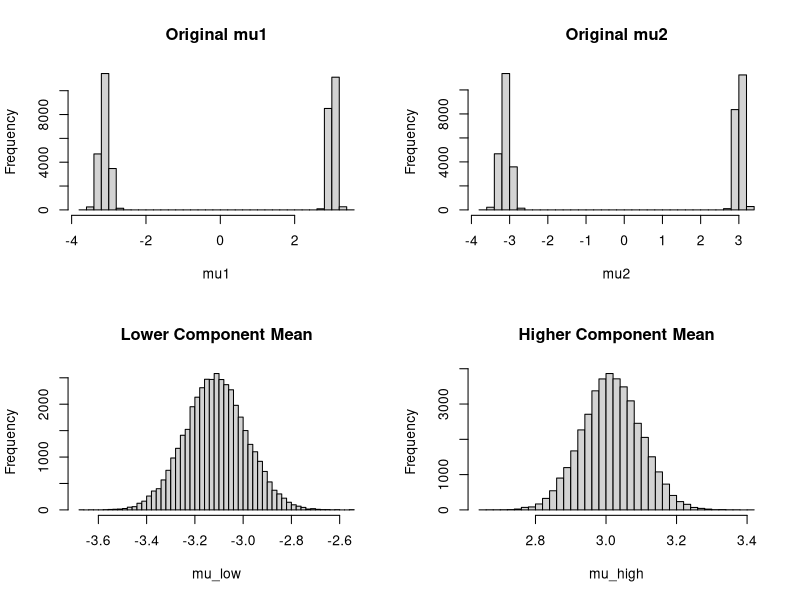
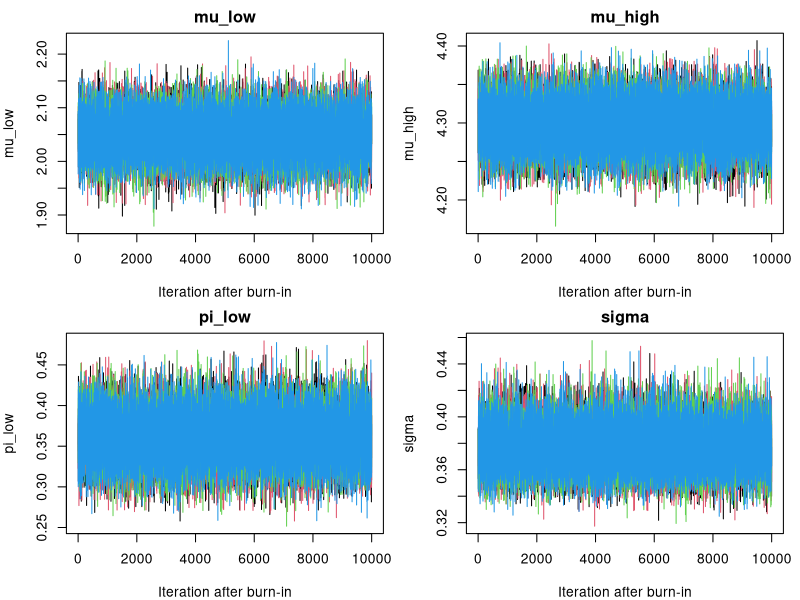
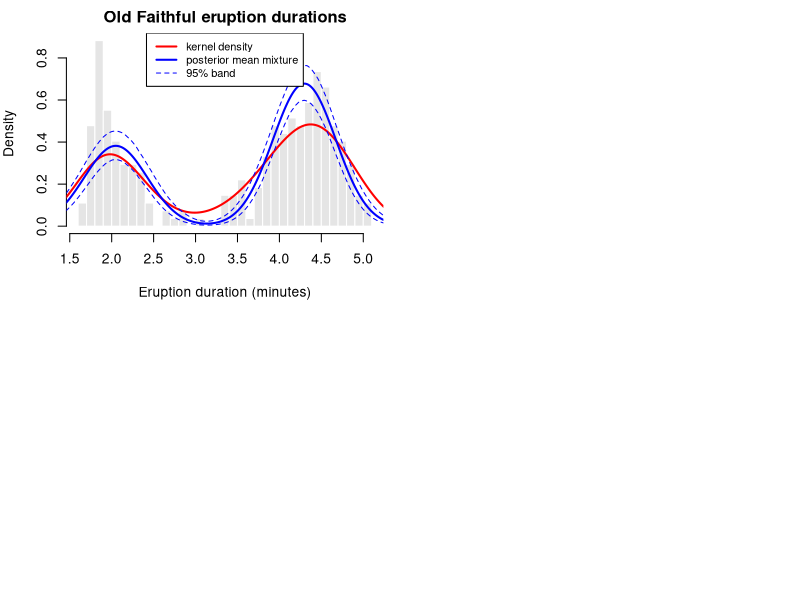
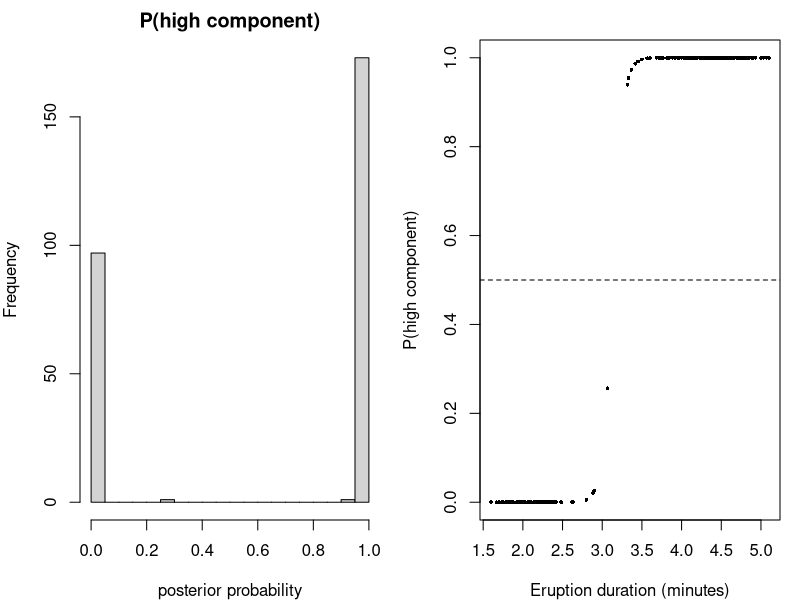
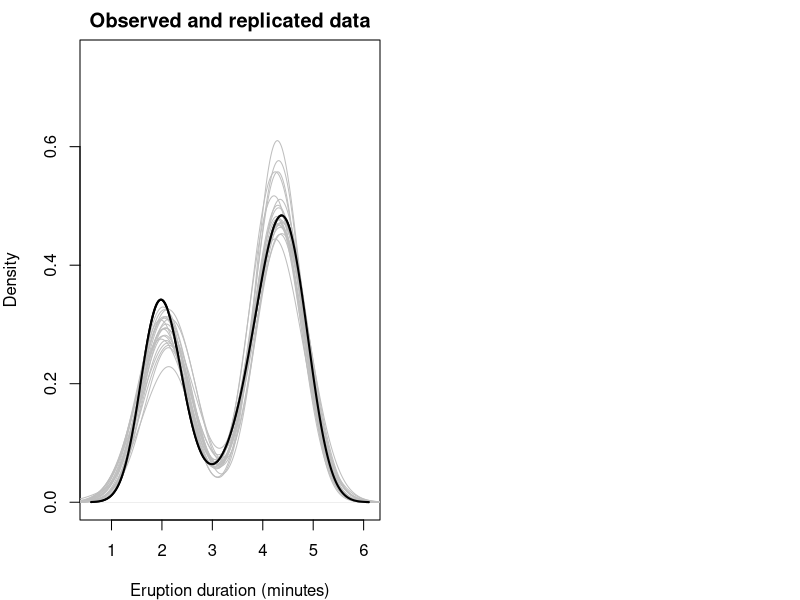
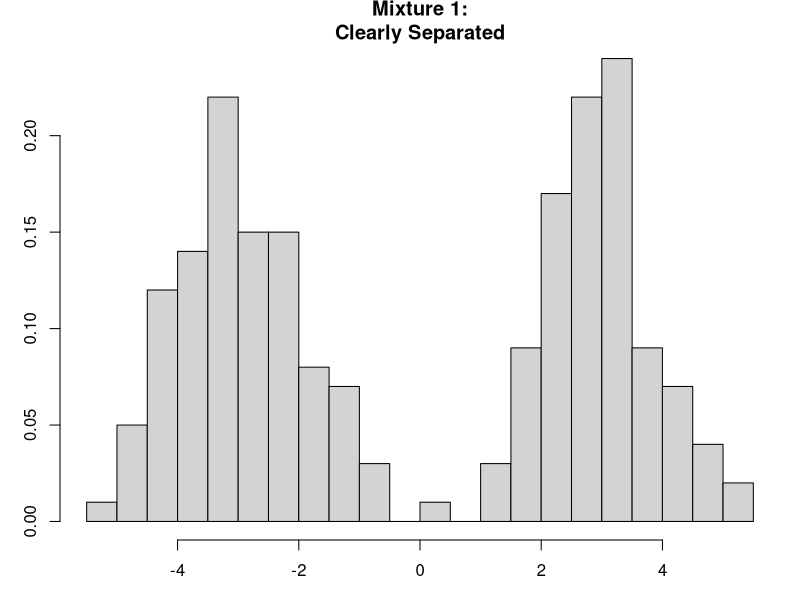
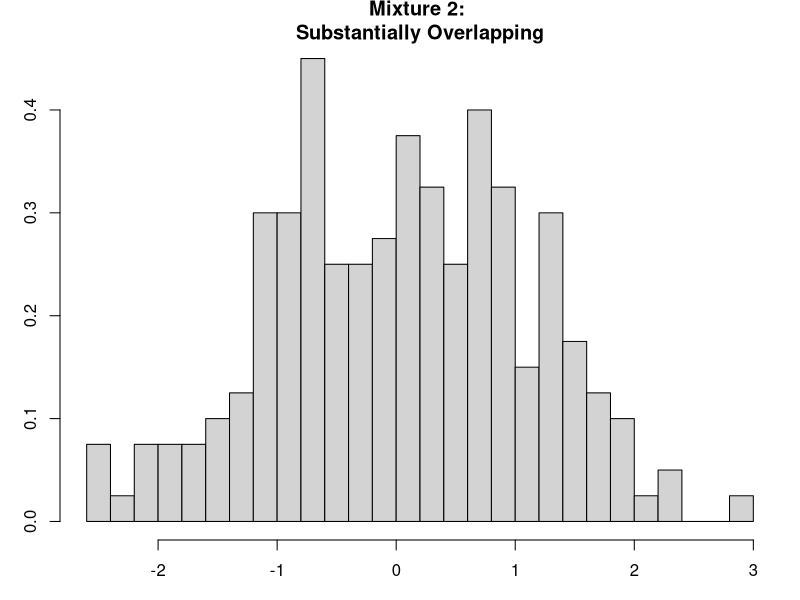
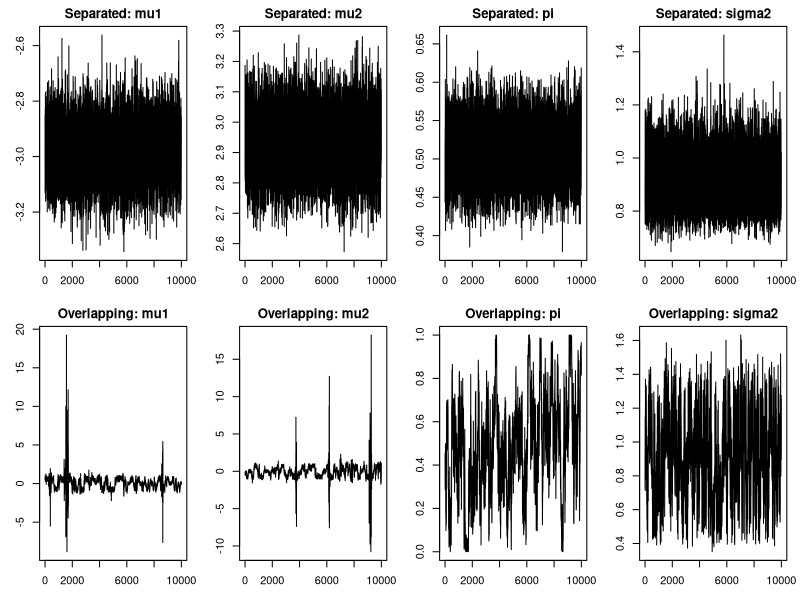

R code for these plots, in order:
## ---- chunk 1
knitr::opts_chunk$set(echo = TRUE)
## ---- chunk 2
#Gibbs sampler


gibbs_sampler <- function(y, n_iter = 12000,
                          m0 = 0, s0 = 5,
                          a = 1, b = 1,
                          alpha0 = 2, beta0 = 1,
                          mu1_init = -1,
                          mu2_init = 1,
                          pi_init = 0.5,
                          sigma2_init = 1) {

  n <- length(y)

  # Store posterior draws
  mu1 <- numeric(n_iter)
  mu2 <- numeric(n_iter)
  pi <- numeric(n_iter)
  sigma2 <- numeric(n_iter)

  # Store latent allocations
  Z <- matrix(NA_integer_, nrow = n_iter, ncol = n)

  # Initial parameter values
  mu1[1] <- mu1_init
  mu2[1] <- mu2_init
  pi[1] <- pi_init
  sigma2[1] <- sigma2_init

  # Initial allocations
  Z[1, ] <- ifelse(y < (mu1_init + mu2_init)/2, 1L, 2L) 

  for (t in 2:n_iter) {
    
    ##########################################
    # (a): Update Z_i
    ##########################################

    #Calculate the log density for component 1
    log_f1 <- dnorm(
      y, mean = mu1[t-1],
      sd = sqrt(sigma2[t-1]),
      log = TRUE
    )

    ##Calculate the log density for component 2
    log_f2 <- dnorm(
      y, mean = mu2[t-1],
      sd = sqrt(sigma2[t-1]),
      log = TRUE
    )

    # Conditional probability of component 1 (P(Z=1|y))
    w <- plogis(
      log(pi[t-1]) + log_f1 -
      log1p(-pi[t-1]) - log_f2
    )

    Z[t, ] <- ifelse(runif(n) < w, 1L, 2L) #if P(Z|y)<pi, assigned to 1L, otherwise assigned to 2L

    z <- Z[t, ]

    n1 <- sum(z == 1)
    n2 <- sum(z == 2)

    ##########################################
    # (b1): Update mu1
    ##########################################

    v1 <- 1 / (n1 / sigma2[t-1] + 1 / s0^2) #conditional variance
    m1 <- v1 * ((sum(y[z == 1]) / sigma2[t-1]) + (m0 / s0^2)) #conditional mean
    
    mu1[t] <- rnorm(1, mean = m1, sd = sqrt(v1)) #Generate a new value for \(\mu_1\)

    ##########################################
    # (b2): Update mu2
    ##########################################

    v2 <- 1 / (n2 / sigma2[t-1] + 1 / s0^2) #conditional variance
    m2 <- v2 * ((sum(y[z == 2]) / sigma2[t-1]) +(m0 / s0^2)) #conditional mean

    mu2[t] <- rnorm(1, mean = m2, sd = sqrt(v2)) #Generate a new value for \(\mu_2\)

    ##########################################
    # (c): Update pi
    ##########################################

    pi[t] <- rbeta(1, shape1 = a + n1, shape2 = b + n2)

    ##########################################
    # Step 5: Update sigma2
    ##########################################

    mu_z <- ifelse(z == 1, mu1[t], mu2[t]) #assign mean corresponding to each observation
    alpha_n <- alpha0 + n / 2
    beta_n <- beta0 + 0.5 * sum((y - mu_z)^2)

    # Inverse-Gamma random variable
    sigma2[t] <- 1 / rgamma(1, shape = alpha_n, rate = beta_n)
  }

  return(list(draws = data.frame(mu1, mu2, pi, sigma2), Z = Z))
}

## ---- chunk 3

simulate_mixture <- function(n, mu1, mu2, sigma2, pi) {

  # Generate component allocations
  z <- ifelse(runif(n) < pi, 1L, 2L)

  # Generate observations from their components
  y <- rnorm(n, mean = ifelse(z == 1, mu1, mu2), sd = sqrt(sigma2)  )

  return(list(y = y, z = z))
}


set.seed(123)

# Mixture 1: Clearly separated
data_sep <- simulate_mixture(
  n = 200,
  mu1 = -3,
  mu2 = 3,
  sigma2 = 1,
  pi = 0.5
)

# Mixture 2: Overlapping
data_overlap <- simulate_mixture(
  n = 200,
  mu1 = -0.5,
  mu2 = 0.5,
  sigma2 = 1,
  pi = 0.5
)


pdf("Clearly_Separated.pdf", width = 8, height = 6)

par(mar = c(3, 3, 2, 1))

hist(data_sep$y,
     breaks = 25,
     main = "Mixture 1:\nClearly Separated",
     xlab = "Y",
     probability = TRUE)

dev.off()

pdf("Substantially_Overlapping.pdf", width = 8, height = 6)

par(mar = c(3, 3, 2, 1))

hist(data_overlap$y,
     breaks = 25,
     main = "Mixture 2: \nSubstantially Overlapping",
     xlab = "Y",
     probability = TRUE)

dev.off()


## ---- chunk 4
# Initial values for the eight chains
initial_values <- list(
  c(-0.5, 0.5),
  c(0.5, -0.5),
  c(-3, 3),
  c(3, -3)
)

run_chains <- function(y, n_iter = 12000) {

  chains <- vector("list", 4)

  for (j in 1:4) {

    chains[[j]] <- gibbs_sampler(
      y = y,
      n_iter = n_iter,
      m0 = 0,
      s0 = 5,
      a = 1,
      b = 1,
      alpha0 = 2,
      beta0 = 1,
      mu1_init = initial_values[[j]][1],
      mu2_init = initial_values[[j]][2],
      pi_init = 0.5,
      sigma2_init = 1
    )
  }

  return(chains)
}

#run both simulations
set.seed(111)
chains_sep <- run_chains(data_sep$y)

set.seed(222)
chains_overlap <- run_chains(data_overlap$y)

#Remove burn in
burnin <- 2000

keep_sep <- lapply(chains_sep, function(x) {x$draws[-(1:burnin), ]})
keep_overlap <- lapply(chains_overlap, function(x) {x$draws[-(1:burnin), ]})

## ---- chunk 5
pdf("MCMC.pdf", width = 8, height = 6)

par(mfrow = c(2, 4), mar = c(3, 3, 2, 1))

# Clearly separated
for (parameter in c("mu1", "mu2", "pi", "sigma2")) {
  plot(
    keep_sep[[1]][[parameter]],
    type = "l",
    main = paste("Separated:", parameter),
    xlab = "Iteration",
    ylab = parameter
  )
}

# Overlapping
for (parameter in c("mu1", "mu2", "pi", "sigma2")) {
  plot(
    keep_overlap[[1]][[parameter]],
    type = "l",
    main = paste("Overlapping:", parameter),
    xlab = "Iteration",
    ylab = parameter
  )
}

dev.off()

## ---- chunk 6
plot_chains <- function(chains, parameter, title) {

  values <- lapply(chains, function(x) x[[parameter]])
  
  old_par <- par(no.readonly = TRUE)
  par(mar = c(3, 3, 2, 7), xpd = NA)

  plot(values[[1]], type = "l",
       ylim = range(unlist(values)),
       col = 1,
       main = title,
       xlab = "Iteration",
       ylab = parameter)

  for (j in 2:length(values)) {
    lines(values[[j]], col = j)
  }
  
  par(xpd = TRUE)

  legend(
    x = par("usr")[2],
    y = par("usr")[4],
    legend = paste("Chain", 1:length(values)),
    col = seq_along(values),
    lty = 1,
    cex = 0.8,
    bty = "o",
    xjust = 0,
    yjust = 1
  )

  par(old_par)

}

## ---- chunk 7

pdf("MCMC_mu1.pdf", width = 8, height = 6)

plot_chains(
  keep_sep,
  parameter = "mu1",
  title = "Separated: mu1"
)

plot_chains(
  keep_overlap,
  parameter = "mu1",
  title = "Overlapping: mu1"
)

dev.off()

## ---- chunk 8

pdf("MCMC_mu2.pdf", width = 8, height = 6)


plot_chains(
  keep_sep,
  parameter = "mu2",
  title = "Separated: mu2"
)

plot_chains(
  keep_overlap,
  parameter = "mu2",
  title = "Overlapping: mu2"
)

dev.off()

## ---- chunk 9

pdf("MCMC_pi.pdf", width = 8, height = 6)

plot_chains(
  keep_sep,
  parameter = "pi",
  title = "Separated: pi"
)

plot_chains(
  keep_overlap,
  parameter = "pi",
  title = "Overlapping: pi"
)

dev.off()


## ---- chunk 10

pdf("MCMC_sigma2.pdf", width = 8, height = 6)

plot_chains(
  keep_sep,
  parameter = "sigma2",
  title = "Separated: sigma2"
)

plot_chains(
  keep_overlap,
  parameter = "sigma2",
  title = "Overlapping: sigma2"
)

dev.off()


## ---- chunk 11

# Order component labels
order_labels <- function(d) {

  data.frame(
    mu1 = pmin(d$mu1, d$mu2),
    mu2 = pmax(d$mu1, d$mu2),

    pi = ifelse(d$mu1 <= d$mu2,
                d$pi, 1 - d$pi),

    sigma2 = d$sigma2
  )
}

# Apply ordering to both datasets
sep_ordered <- lapply(keep_sep, order_labels)
overlap_ordered <- lapply(keep_overlap, order_labels)


## ---- chunk 12

#R hat


#Rhat function
rhat <- function(chains) {

  # Rows = iterations, columns = chains
  M <- nrow(chains)
  K <- ncol(chains)

  chain_means <- colMeans(chains)

  W <- mean(apply(chains, 2, var))
  B <- M * var(chain_means)

  V_hat <- ((M - 1) / M) * W + B / M

  sqrt(V_hat / W)
}

# Calculate Rhat values for the clearly separated mixture
rhat_sep <- c(
  mu1 = rhat(sapply(sep_ordered, function(d) d$mu1)),
  mu2 = rhat(sapply(sep_ordered, function(d) d$mu2)),
  pi = rhat(sapply(sep_ordered, function(d) d$pi)),
  sigma2 = rhat(sapply(sep_ordered, function(d) d$sigma2))
)

# Calculate Rhat values for the overlapping mixture
rhat_overlap <- c(
  mu1 = rhat(sapply(overlap_ordered, function(d) d$mu1)),
  mu2 = rhat(sapply(overlap_ordered, function(d) d$mu2)),
  pi = rhat(sapply(overlap_ordered, function(d) d$pi)),
  sigma2 = rhat(sapply(overlap_ordered, function(d) d$sigma2))
)

# Create a comparison table
rhat_table <- data.frame(
  Parameter = c("mu1", "mu2", "pi", "sigma2"),
  Clearly_Separated = round(rhat_sep, 6),
  Overlapping = round(rhat_overlap, 6),
  row.names = NULL
)

print(rhat_table)





## ---- chunk 13

#Autocorrelation

pdf("Autocorrelation.pdf", width = 8, height = 6)

# Autocorrelation - Clearly separated mixture
par(mfrow = c(2, 2), mar = c(3, 3, 2, 1))

acf(sep_ordered[[1]]$mu1, main = "Separated: mu1")
acf(sep_ordered[[1]]$mu2, main = "Separated: mu2")
acf(sep_ordered[[1]]$pi, main = "Separated: pi")
acf(sep_ordered[[1]]$sigma2, main = "Separated: sigma2")



# Autocorrelation - Overlapping mixture
par(mfrow = c(2, 2), mar = c(3, 3, 2, 1))

acf(overlap_ordered[[1]]$mu1, main = "Overlapping: mu1")
acf(overlap_ordered[[1]]$mu2, main = "Overlapping: mu2")
acf(overlap_ordered[[1]]$pi, main = "Overlapping: pi")
acf(overlap_ordered[[1]]$sigma2, main = "Overlapping: sigma2")


dev.off()


## ---- chunk 14

#Effective sample size



ess <- function(x) {

  # Calculate autocorrelation
  rho <- as.numeric(
    acf(x, plot = FALSE, lag.max = 1000)$acf
  )[-1]

  # Use positive adjacent pairs of autocorrelations
  pair_sum <- 0

  for (k in 1:floor(length(rho) / 2)) {

    pair <- rho[2*k - 1] + rho[2*k]

    if (pair <= 0) break

    pair_sum <- pair_sum + pair
  }

  # Effective sample size
  tau <- 1 + 2 * pair_sum

  length(x) / tau
}



# Clearly separated mixture
ess_sep <- c(
  mu1 = mean(sapply(sep_ordered, function(d) ess(d$mu1))),
  mu2 = mean(sapply(sep_ordered, function(d) ess(d$mu2))),
  pi = mean(sapply(sep_ordered, function(d) ess(d$pi))),
  sigma2 = mean(sapply(sep_ordered, function(d) ess(d$sigma2)))
)

# Overlapping mixture
ess_overlap <- c(
  mu1 = mean(sapply(overlap_ordered, function(d) ess(d$mu1))),
  mu2 = mean(sapply(overlap_ordered, function(d) ess(d$mu2))),
  pi = mean(sapply(overlap_ordered, function(d) ess(d$pi))),
  sigma2 = mean(sapply(overlap_ordered, function(d) ess(d$sigma2)))
)

# Comparison table
ess_table <- data.frame(
  Parameter = c("mu1", "mu2", "pi", "sigma2"),
  Clearly_Separated = round(ess_sep, 2),
  Overlapping = round(ess_overlap, 2),
  row.names = NULL
)

print(ess_table)



## ---- chunk 15

#Monte Carlo standard error


# Calculate MCSE

mcse <- function(x) {

  sd(x) / sqrt(ess(x))
}



# Clearly separated mixture
mcse_sep <- c(
  mu1 = mean(sapply(sep_ordered, function(d) mcse(d$mu1))),
  mu2 = mean(sapply(sep_ordered, function(d) mcse(d$mu2))),
  pi = mean(sapply(sep_ordered, function(d) mcse(d$pi))),
  sigma2 = mean(sapply(sep_ordered, function(d) mcse(d$sigma2)))
)

# Overlapping mixture
mcse_overlap <- c(
  mu1 = mean(sapply(overlap_ordered, function(d) mcse(d$mu1))),
  mu2 = mean(sapply(overlap_ordered, function(d) mcse(d$mu2))),
  pi = mean(sapply(overlap_ordered, function(d) mcse(d$pi))),
  sigma2 = mean(sapply(overlap_ordered, function(d) mcse(d$sigma2)))
)

# Comparison table
mcse_table <- data.frame(
  Parameter = c("mu1", "mu2", "pi", "sigma2"),
  Clearly_Separated = round(mcse_sep, 6),
  Overlapping = round(mcse_overlap, 6),
  row.names = NULL
)

print(mcse_table)





## ---- chunk 16
data_sep_c <- simulate_mixture(
  n = 200,
  mu1 = -3,
  mu2 = 3,
  sigma2 = 1,
  pi = 0.3
)
#change the pi to 0.3, so that it make it easier to identify the  label switching

set.seed(111)
chains_sep_c <- run_chains(data_sep_c$y)

keep_sep_c <- lapply(chains_sep_c, function(x) {x$draws[-(1:burnin), ]})

## ---- chunk 17

#Label switching for means

draws <- chains_sep_c[[1]]$draws

burnin <- 2000
draws <- draws[-(1:burnin), ]

pdf("lable_mu.pdf", width = 8, height = 6)

par(mfrow = c(1, 2), mar = c(3, 3, 2, 1))

for (j in 1:2) {

  d <- chains_sep_c[[j]]$draws
  d <- d[-(1:burnin), ]

  plot(d$mu1,
       type = "l",
       col = "blue",
       ylim = range(d$mu1, d$mu2),
       main = paste("Chain", j),
       xlab = "Iteration",
       ylab = "Mean")

  lines(d$mu2, col = "red")
  
  
}

dev.off()


#Label switching for pi

pdf("lable_pi.pdf", width = 8, height = 6)

par(mfrow = c(1, 2), mar = c(3, 3, 2, 1))

for (j in 1:2) {

  d <- chains_sep_c[[j]]$draws
  d <- d[-(1:burnin), ]

  plot(
    d$pi,
    type = "l",
    col = "blue",
    ylim = c(0, 1),
    main = paste("Chain", j, ": pi"),
    xlab = "Iteration",
    ylab = "pi"
  )

  abline(h = 0.5, col = "red", lty = 2)
}

dev.off()

## ---- chunk 18


all_draws <- do.call(
  rbind,
  lapply(chains_sep_c, function(x) {
    x$draws[-(1:burnin), ]
  })
)


# Post-process posterior samples
ordered_draws <- data.frame(

  mu_low = pmin(all_draws$mu1, all_draws$mu2),
  mu_high = pmax(all_draws$mu1, all_draws$mu2),

  pi_low = ifelse(
    all_draws$mu1 < all_draws$mu2,
    all_draws$pi,
    1 - all_draws$pi
  ),

  sigma2 = all_draws$sigma2
)

#plot

par(mfrow = c(2, 2))

hist(
  all_draws$mu1,
  breaks = 50,
  main = "Original mu1",
  xlab = "mu1"
)

hist(
  all_draws$mu2,
  breaks = 50,
  main = "Original mu2",
  xlab = "mu2"
)

hist(
  ordered_draws$mu_low,
  breaks = 50,
  main = "Lower Component Mean",
  xlab = "mu_low"
)

hist(
  ordered_draws$mu_high,
  breaks = 50,
  main = "Higher Component Mean",
  xlab = "mu_high"
)

par(mfrow = c(1, 1))


#Posterior means

# Before post-processing
colMeans(all_draws)

# After post-processing
colMeans(ordered_draws)


## ---- chunk 19
data(faithful)
y <- faithful$eruptions
n <- length(y)

# Standardize; the original mean and sd are kept to transform results back
y_mean <- mean(y)
y_sd <- sd(y)
ys <- (y - y_mean) / y_sd

cat("n =", n)
cat("Mean and sd of eruptions (minutes):", round(c(y_mean, y_sd), 3))
## ---- chunk 20
m0 <- 0
s0 <- 5
a <- 1
b <- 1
alpha0 <- 2
beta0 <- 1
## ---- chunk 21
n_iter <- 12000
burnin <- 2000

inits <- data.frame(
  mu1 = c(-1, 1, -2, 2),
  mu2 = c(1, -1, 2, -2),
  pi = c(0.5, 0.3, 0.7, 0.5),
  sigma2 = c(1, 0.5, 2, 1)
)

set.seed(1)
chains <- lapply(1:4, function(j) {
  gibbs_sampler(ys, n_iter = n_iter, m0 = m0, s0 = s0, a = a, b = b,
                alpha0 = alpha0, beta0 = beta0,
                mu1_init = inits$mu1[j], mu2_init = inits$mu2[j],
                pi_init = inits$pi[j], sigma2_init = inits$sigma2[j])
})
## ---- chunk 22
raw_summary <- t(sapply(chains, function(ch) {
  d <- ch$draws[-(1:burnin), ]
  swap <- d$mu1 > d$mu2
  c(mu1 = mean(d$mu1), mu2 = mean(d$mu2), pi = mean(d$pi),
    share_mu1_above_mu2 = mean(swap),
    label_changes = sum(diff(swap) != 0))
}))
rownames(raw_summary) <- paste("chain", 1:4)
round(raw_summary, 3)
## ---- chunk 23
relabel <- function(ch, burnin) {
  d <- ch$draws[-(1:burnin), ]
  Z <- ch$Z[-(1:burnin), ]
  swap <- d$mu1 > d$mu2
  Z[swap, ] <- 3L - Z[swap, ]
  list(
    draws = data.frame(mu_low = pmin(d$mu1, d$mu2),
                       mu_high = pmax(d$mu1, d$mu2),
                       pi_low = ifelse(swap, 1 - d$pi, d$pi),
                       sigma2 = d$sigma2),
    # Posterior probability that observation i belongs to the high component
    p_high = colMeans(Z == 2)
  )
}

# Transform back to the original scale (minutes)
to_orig <- function(d) {
  data.frame(mu_low = d$mu_low * y_sd + y_mean,
             mu_high = d$mu_high * y_sd + y_mean,
             pi_low = d$pi_low,
             sigma = sqrt(d$sigma2) * y_sd)
}

rel <- lapply(chains, relabel, burnin = burnin)
ord <- lapply(rel, function(r) to_orig(r$draws))
pooled <- do.call(rbind, ord)
## ---- chunk 24
par(mfrow = c(2, 2), mar = c(4, 4, 2, 1))
for (p in c("mu_low", "mu_high", "pi_low", "sigma")) {
  vals <- sapply(ord, function(d) d[[p]])
  matplot(vals, type = "l", lty = 1, col = 1:4, main = p,
          xlab = "Iteration after burn-in", ylab = p)
}
## ---- chunk 25
rhat <- function(x) {
  # x: matrix with one column per chain
  m <- ncol(x)
  k <- nrow(x)
  W <- mean(apply(x, 2, var))
  B <- k * var(colMeans(x))
  sqrt(((k - 1) / k * W + B / k) / W)
}

ess <- function(x) {
  k <- length(x)
  rho <- acf(x, lag.max = 1000, plot = FALSE)$acf[-1]
  cut <- which(rho < 0)[1] - 1
  if (is.na(cut)) cut <- length(rho)
  k / (1 + 2 * sum(rho[seq_len(cut)]))
}

pars <- c("mu_low", "mu_high", "pi_low", "sigma")
summ <- t(sapply(pars, function(p) {
  x <- sapply(ord, function(d) d[[p]])
  c(mean = mean(x), sd = sd(x),
    q2.5 = unname(quantile(x, 0.025)), q97.5 = unname(quantile(x, 0.975)),
    Rhat = rhat(x), ESS = sum(apply(x, 2, ess)))
}))
summ_out <- round(summ, 3)
summ_out[, "ESS"] <- round(summ[, "ESS"])
knitr::kable(summ_out)
## ---- chunk 26
grid <- seq(1, 6, length.out = 300)
idx <- seq(1, nrow(pooled), by = 20)

dens <- sapply(idx, function(t) {
  pooled$pi_low[t] * dnorm(grid, pooled$mu_low[t], pooled$sigma[t]) +
    (1 - pooled$pi_low[t]) * dnorm(grid, pooled$mu_high[t], pooled$sigma[t])
})
dens_mean <- rowMeans(dens)
dens_lo <- apply(dens, 1, quantile, probs = 0.025)
dens_hi <- apply(dens, 1, quantile, probs = 0.975)

hist(y, breaks = 30, probability = TRUE, col = "gray90", border = "white",
     main = "Old Faithful eruption durations", xlab = "Eruption duration (minutes)")
lines(density(y), col = "red", lwd = 2)
lines(grid, dens_mean, col = "blue", lwd = 2)
lines(grid, dens_lo, col = "blue", lty = 2)
lines(grid, dens_hi, col = "blue", lty = 2)

legend("top",
       c("kernel density", "posterior mean mixture", "95% band"),
       col = c("red", "blue", "blue"), lty = c(1, 1, 2),
       lwd = c(2, 2, 1), bg = "white", cex = 0.8)
## ---- chunk 27
p_high <- rowMeans(sapply(rel, function(r) r$p_high))

par(mfrow = c(1, 2), mar = c(4, 4, 2, 1))
hist(p_high, breaks = 20, main = "P(high component)", xlab = "posterior probability")
plot(y, p_high, pch = 16, cex = 0.5, xlab = "Eruption duration (minutes)",
     ylab = "P(high component)")
abline(h = 0.5, lty = 2)

cat("Observations with P(high) > 0.5:", sum(p_high > 0.5))
cat("Observations with 0.05 < P(high) < 0.95:", sum(p_high > 0.05 & p_high < 0.95))
cat("Range of eruption durations with 0.05 < P(high) < 0.95:",
    round(range(y[p_high > 0.05 & p_high < 0.95]), 2))
## ---- chunk 28
rep_data <- function(t) {
  z <- runif(n) < pooled$pi_low[t]
  rnorm(n, ifelse(z, pooled$mu_low[t], pooled$mu_high[t]), pooled$sigma[t])
}
skew <- function(x) mean((x - mean(x))^3) / sd(x)^3
kurt <- function(x) mean((x - mean(x))^4) / sd(x)^4 - 3

set.seed(1)
rep_idx <- sample(nrow(pooled), 500)
stat_rep <- t(sapply(rep_idx, function(t) {
  yr <- rep_data(t)
  c(skew = skew(yr), kurt = kurt(yr))
}))
stat_obs <- c(skew = skew(y), kurt = kurt(y))

ppp <- colMeans(sweep(stat_rep, 2, stat_obs, ">="))
round(rbind(observed = stat_obs, ppp = ppp), 3)

# Density of the data against densities of a few replicated data sets
plot(density(y), lwd = 2, main = "Observed and replicated data",
     xlab = "Eruption duration (minutes)",
     ylim = c(0, 0.75))
for (t in rep_idx[1:20]) lines(density(rep_data(t)), col = "gray")
lines(density(y), lwd = 2)
